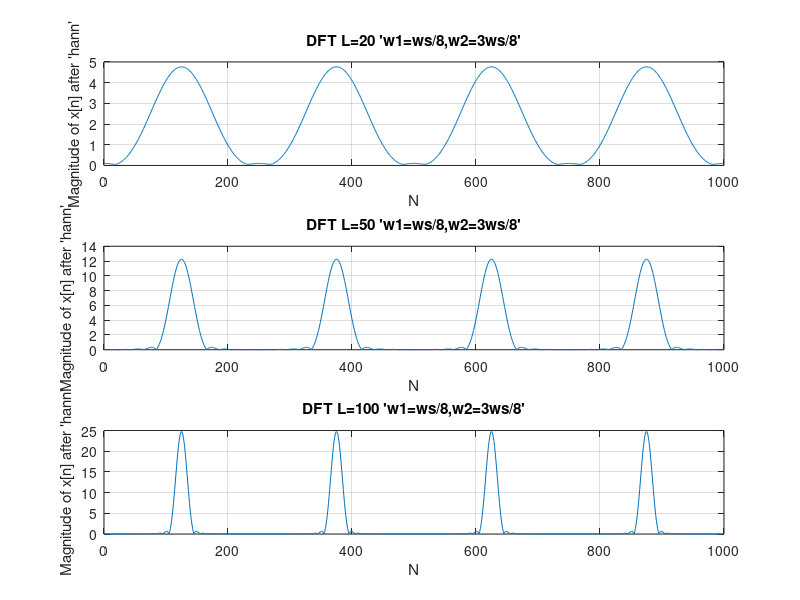
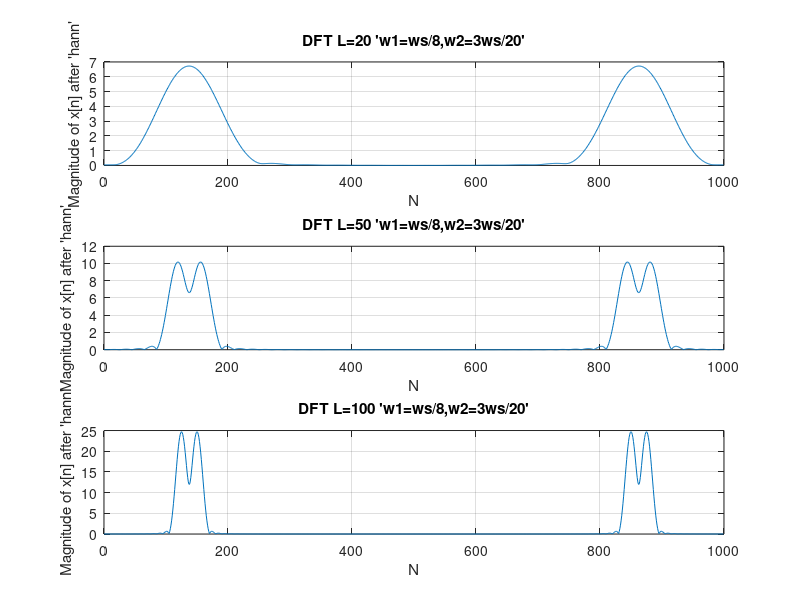

These figures' MATLAB source, in order:
L = 20;
w = hann(L);
P = zeros(L,1);
x = zeros(L,1);
n = 0:L-1;
N = 1000;
k = 0:N-1;
for ii = 1:length(n)

    P(ii) = cos((ii-1)*(1/4)*pi) + cos((ii-1)*(3/4)*pi);
    x(ii) = P(ii)*w(ii);
end
y1=fft(x,N);
figure;subplot(3,1,1);
plot(k,abs(y1));
title("DFT L=20 'w1=ws/8,w2=3ws/8'");
xlabel("N");
ylabel("Magnitude of x[n] after 'hann'");
grid on;

L = 50;
w = hann(L);
P = zeros(L,1);
x = zeros(L,1);
n = 0:L-1;
N = 1000;
for ii = 1:length(n)

    P(ii) = cos((ii-1)*(1/4)*pi) + cos((ii-1)*(3/4)*pi);
    x(ii) = P(ii)*w(ii);
end
y2=fft(x,N);
subplot(3,1,2);
plot(k,abs(y2));
title("DFT L=50 'w1=ws/8,w2=3ws/8'");
xlabel("N");
ylabel("Magnitude of x[n] after 'hann'");
grid on;

L = 100;
w = hann(L);
P = zeros(L,1);
x = zeros(L,1);
n = 0:L-1;
N = 1000;
for ii = 1:length(n)

    P(ii) = cos((ii-1)*(1/4)*pi) + cos((ii-1)*(3/4)*pi);
    x(ii) = P(ii)*w(ii);
end
y3=fft(x,N);
subplot(3,1,3);
plot(k,abs(y3));
title("DFT L=100 'w1=ws/8,w2=3ws/8'");
xlabel("N");
ylabel("Magnitude of x[n] after 'hann'");
grid on;

L = 20;
w = hann(L);
P = zeros(L,1);
x = zeros(L,1);
n = 0:L-1;
N = 1000;
k = 0:N-1;
for ii = 1:length(n)

    P(ii) = cos((ii-1)*(1/4)*pi) + cos((ii-1)*(3/10)*pi);
    x(ii) = P(ii)*w(ii);
end
y1=fft(x,N);
figure;subplot(3,1,1);
plot(k,abs(y1));
title("DFT L=20 'w1=ws/8,w2=3ws/20'");
xlabel("N");
ylabel("Magnitude of x[n] after 'hann'");
grid on;
L = 50;
w = hann(L);
P = zeros(L,1);
x = zeros(L,1);
n = 0:L-1;
N = 1000;
for ii = 1:length(n)

    P(ii) = cos((ii-1)*(1/4)*pi) + cos((ii-1)*(3/10)*pi);
    x(ii) = P(ii)*w(ii);
end
y2=fft(x,N);
subplot(3,1,2);
plot(k,abs(y2));
title("DFT L=50 'w1=ws/8,w2=3ws/20'");
xlabel("N");
ylabel("Magnitude of x[n] after 'hann'");
grid on;

L = 100;
w = hann(L);
P = zeros(L,1);
x = zeros(L,1);
n = 0:L-1;
N = 1000;
for ii = 1:length(n)

    P(ii) = cos((ii-1)*(1/4)*pi) + cos((ii-1)*(3/10)*pi);
    x(ii) = P(ii)*w(ii);
end
y3=fft(x,N);
subplot(3,1,3);
plot(k,abs(y3));
title("DFT L=100 'w1=ws/8,w2=3ws/20'");
xlabel("N");
ylabel("Magnitude of x[n] after 'hann'");
grid on;
